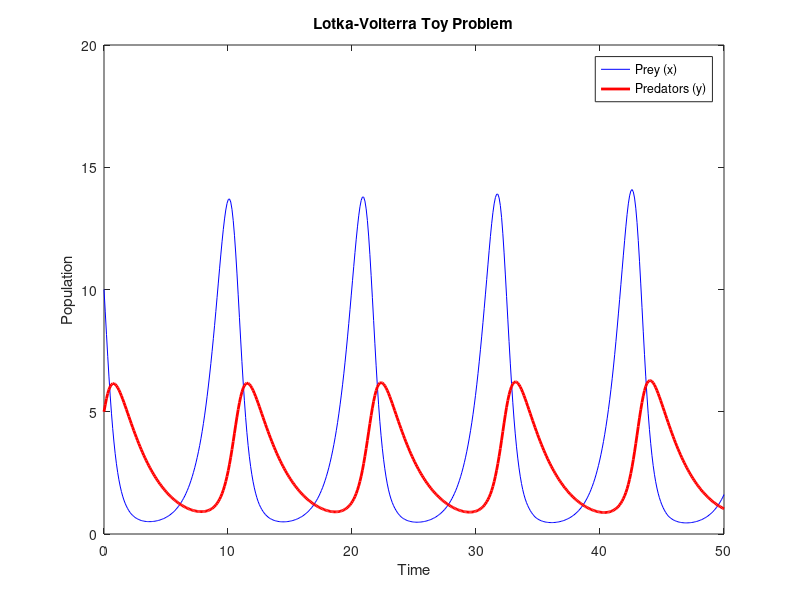

The MATLAB script that drew this image: (Note: this script raises an error after producing the figure.)
%% 2D nonlinear

%This file was taken and modified from C:\Users\chorc\GP_and_SINDy\EnsembleSINDy\SINDY\main_runLotkaVolterra.m

clear all
close all
clc

% x is prey and y is pred
% x' = ax - bxy
% y' = dxy - gy

% Parameters
a = 1.1; b = 0.4;
d = 0.1; g = 0.4;
params = [a, b, d, g];

% Time span and initial conditions [Prey, Predators]
tspan = linspace(0, 50, 500);
y0 = [10, 5]; 

% Solve the system
[t, sol] = ode45(@(t, y) [params(1)*y(1) - params(2)*y(1)*y(2); ...
                          params(3)*y(1)*y(2) - params(4)*y(2)], tspan, y0);

% Plot the "Analytical Truth"
plot(t, sol(:,1), 'b', t, sol(:,2), 'r', 'LineWidth', 2);
legend('Prey (x)', 'Predators (y)');
xlabel('Time'); ylabel('Population');
title('Lotka-Volterra Toy Problem');



%% Creating sample for Ensemble SINDy
% --- 1. Generate Clean Data ---
t_sampled = linspace(0, 50, 21); % 21 points to get exact 2.5 intervals
y0 = [10, 5]; 
[~, sol_clean] = ode45(@(t, y) [params(1)*y(1) - params(2)*y(1)*y(2); ...
                                  params(3)*y(1)*y(2) - params(4)*y(2)], t_sampled, y0);

% --- 2. Add Gaussian Noise (5%) ---
noise_level = 0.05;
xobs_noisy = sol_clean + noise_level * std(sol_clean) .* randn(size(sol_clean));

% --- 3. Construct the "pop_toy" Matrix ---
% Row 1: Time
% Row 2: Predator (to match lhpop row 2)
% Row 3: Prey (to match lhpop row 3)
pop_toy = [t_sampled; xobs_noisy(:,2)'; xobs_noisy(:,1)'];

%% Setup SINDy Workspace
tspan = pop_toy(1,:) - pop_toy(1,1);
% Normalize the data (Prey is col 1, Predator is col 2)
xobs = pop_toy([3 2],:)' ./ std(pop_toy([3 2],:)');


% Adding SMOOTHING: Crucial for degree-3 library with 21 points
xobs(:,1) = smoothdata(xobs(:,1), 'gaussian', 3); 
xobs(:,2) = smoothdata(xobs(:,2), 'gaussian', 3);

% true system parameter estimation given params above
true_nz_weights = zeros(10,2);
true_nz_weights(2,1) = a;
true_nz_weights(4,1) = -b;
true_nz_weights(3,2) = -g;
true_nz_weights(4,2) = d;



% common parameters
n = 2;
polys = 0:3; % if changed, also change sparseGalerkin.m function, as it is 
% optimised for polys = 0:3
gamma = 0; 
%For L2 regularization (=0 means the algorithm is performing "Pure" Sparse 
% Regression (like Lasso or Sequential Thresholding) without adding a 
% "Ridge" penalty to the size of the coefficients.)
%Could change gamma to 1e-4 or 1e-3 if results are unstable (uncertainty
%cloud is huge or coeffs change wildly with small changes in data. This
%will 'stiffen' regression and make it more robust against noise.
common_params = {polys,[]};

tol_ode = 1e-10;         % set tolerance (abs and rel) of ode45
options = odeset('RelTol',tol_ode,'AbsTol',tol_ode*ones(1,n));

Theta = build_theta(xobs,common_params);


% Plot the "Analytical Truth"
plot(tspan, xobs(:,1), 'b', tspan, xobs(:,2), 'r', 'LineWidth', 2);
legend('Prey (x)', 'Predators (y)');
xlabel('Time'); ylabel('Population');
title('Lotka-Volterra Toy Problem');




%% calculate derivatives
%will change this to Gaussian der 

dt_toy = tspan(2) - tspan(1);
dxobs = zeros(size(xobs));

% Fourth order centered difference with third order forward/backward difference at endpoints.
dxobs(1,:) = (-11/6*xobs(1,:) + 3*xobs(2,:) - 3/2*xobs(3,:) + xobs(4,:)/3) / dt_toy;
dxobs(2,:) = (-11/6*xobs(2,:) + 3*xobs(3,:) - 3/2*xobs(4,:) + xobs(5,:)/3) / dt_toy;
dxobs(3:19,:) = (-1/12*xobs(5:end,:) + 2/3*xobs(4:end-1,:) - 2/3*xobs(2:end-3,:) + 1/12*xobs(1:end-4,:)) / dt_toy;
dxobs(20,:) = (11/6*xobs(end-1,:) - 3*xobs(end-2,:) + 3/2*xobs(end-3,:) - xobs(end-4,:)/3) / dt_toy;
dxobs(21,:) = (11/6*xobs(end,:) - 3*xobs(end-1,:) + 3/2*xobs(end-2,:) - xobs(end-3,:)/3) / dt_toy;

nEnsemble2 = 150;
ensT = 0.65;
nEnsemble1P = 0.95; % Use more points per bootstrap to avoid rank deficiency
ensembleT = 0.8;
nEnsemblesDD = 1000; % larger ensemble for refined UQ if using plotUQtimeseriesELVbootstrap
lambda = 0.6; % High threshold to kill off cubic "junk" terms


%% Bagging SINDy library
% randomly sample library terms without replacement and throw away terms
% with low inclusion probability
nEnsemble1 = round(nEnsemble1P*size(Theta,2));
mOutBS = zeros(nEnsemble1,n,nEnsemble2);
libOutBS = zeros(nEnsemble1,nEnsemble2);
for iii = 1:nEnsemble2
    rs = RandStream('mlfg6331_64','Seed',iii); 
    libOutBS(:,iii) = datasample(rs,1:size(Theta,2),nEnsemble1,'Replace',false)';
    mOutBS(:,:,iii) = sparsifyDynamics(Theta(:,libOutBS(:,iii)),dxobs,lambda,n,gamma);
end

inclProbBS = zeros(size(Theta,2),n);
for iii = 1:nEnsemble2
    for jjj = 1:n
        for kkk = 1:nEnsemble1
            if mOutBS(kkk,jjj,iii) ~= 0
                inclProbBS(libOutBS(kkk,iii),jjj) = inclProbBS(libOutBS(kkk,iii),jjj) + 1;
            end
        end
    end
end
inclProbBS = inclProbBS/nEnsemble2*size(Theta,2)/nEnsemble1;

XiD = zeros(size(Theta,2),n);
for iii = 1:n
    libEntry = inclProbBS(:,iii)>ensT;
    XiBias = sparsifyDynamics(Theta(:,libEntry),dxobs(:,iii),lambda,1,gamma);
    XiD(libEntry,iii) = XiBias;
end


%% Double bagging SINDy 
% randomly sample library terms without replacement and throw away terms with low inclusion probability
% then, on smaller library, do bagging

XiDB = zeros(size(Theta,2),n);
inclProbDB = zeros(size(Theta,2),n);
XiDBs = zeros(size(Theta,2),n);
XiDBeOut = zeros(size(Theta,2),n,nEnsemblesDD);
XiDBeOut2 = zeros(size(Theta,2),n,nEnsemblesDD);

OOSsmallOut = zeros(nEnsemblesDD,n);

for iii = 1:n
    libEntry = inclProbBS(:,iii)>ensT;
    bootstatDD = bootstrp(nEnsemblesDD,@(Theta,dx)sparsifyDynamics(Theta,dx,lambda,1,gamma),Theta(:,libEntry),dxobs(:,iii)); 

    XiDBe = [];
    XiDBnz = [];
    for iE = 1:nEnsemblesDD
        XiDBe(:,iE) = reshape(bootstatDD(iE,:),size(Theta(:,libEntry),2),1);
        XiDBnz(:,iE) = XiDBe(:,iE)~=0;
        
        XiDBeOut(libEntry,iii,iE) = XiDBe(:,iE);
    end

    % Thresholded bootstrap aggregating (bagging, from bootstrap aggregating)
    XiDBnzM = mean(XiDBnz,2); % mean of non-zero values in ensemble
    inclProbDB(libEntry,iii) = XiDBnzM;
    XiDBnzM(XiDBnzM<ensembleT) = 0; % threshold: set all parameters that have an inclusion probability below threshold to zero

    XiDBmean = mean(XiDBe,2);

    XiDBmean(XiDBnzM==0)=0; 

    XiDB(libEntry,iii) = XiDBmean;
    
    XiDBstd = std(XiDBe')';
    XiDBstd(XiDBnzM==0)=0; 
    XiDBs(libEntry,iii) = XiDBstd;

    for iE = 1:nEnsemblesDD
        XiDBeOutInter = XiDBe(:,iE);
        XiDBeOutInter(XiDBnzM==0)=0; 
        XiDBeOut2(libEntry,iii,iE) = XiDBeOutInter;
    end
end


%% plot UQ time series: ensemble forecast
% draw not from each coefficient probability, but draw 5 different models from the ensemble and average
% we can compare this to the posterior predictive distribution (PPD) from Hirsh 2021.
nUQ = size(XiDBeOut,3);
nE = 5; % number of ensembles for forecast
pct = 95; % plot prctile 
plotUQ_LV_timeseries(XiDB,XiDBeOut2,XiDBs,xobs(1,:),tspan,polys,nUQ,pct,nE,tspan,xobs,options,pop_toy)

%% plot uncertainty in coefficients
lib = {'1 ';'u ';'v ';'uv';'vv';'uu'};
XiDBeOutFigure = XiDBeOut(1:6,:,:);
plotUQ_LV(XiDBeOutFigure,true_nz_weights,XiDB,lib)


%% inclusion probability
% multiply inclusion probability of library bagging with second
% inclusion probability of data bagging
inclProb1 = inclProbBS;
inclProb2a = inclProbDB;
inclProb2b = inclProbBS;
inclProb2b(inclProbDB~=0) = inclProb2b(inclProbDB~=0).*inclProbDB(inclProbDB~=0);
